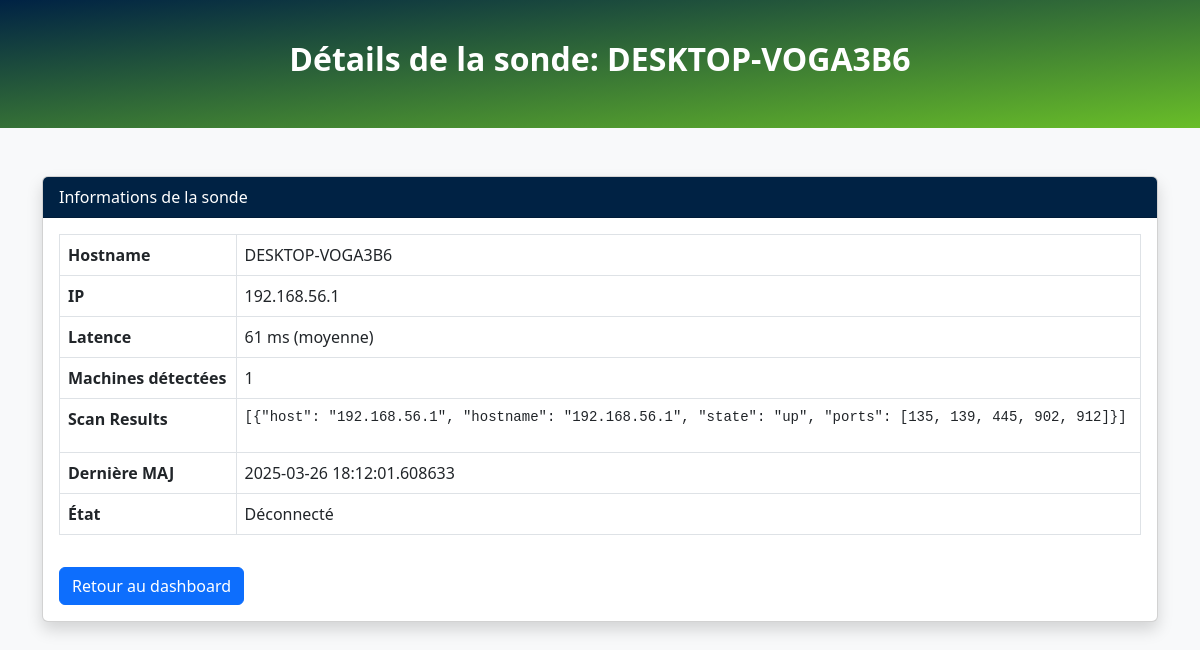
/harvester/27, run on the app's committed database.
### app/models/harvester.py (models this page shows)
class HarvesterData(db.Model):
    id = db.Column(db.Integer, primary_key=True)
    hostname = db.Column(db.String(128))
    ip = db.Column(db.String(45))
    latency = db.Column(db.String(64))
    nb_machines = db.Column(db.Integer)
    scan_results = db.Column(db.Text)
    version = db.Column(db.String(10))
    last_updated = db.Column(db.DateTime, default=datetime.utcnow)

### app/views/routes.py (the view)
@views_bp.route("/harvester/<int:harvester_id>")
def harvester_detail(harvester_id):
    harvester = HarvesterData.query.get(harvester_id)
    if not harvester:
        abort(404)
    threshold = timedelta(minutes=5)
    now = datetime.utcnow()
    status = "Connecté" if now - harvester.last_updated < threshold else "Déconnecté"
    harvester_data = {
        "id": harvester.id,
        "hostname": harvester.hostname,
        "ip": harvester.ip,
        "latency": harvester.latency,
        "nb_machines": harvester.nb_machines,
        "scan_results": harvester.scan_results,
        "last_updated": harvester.last_updated,
        "status": status
    }
    return render_template("harvester_detail.html", harvester=harvester_data)

### app/templates/harvester_detail.html (shortened to what this page needs)
<!DOCTYPE html>
<html lang="fr">
<head>
    <link rel="stylesheet" href="https://cdn.jsdelivr.net/npm/bootstrap@5.3.0/dist/css/bootstrap.min.css">
</head>
<body class="bg-light">
<div class="hero">
  <h1>Détails de la sonde: {{ harvester.hostname }}</h1>
</div>
<div class="container mt-5">
    <div class="card shadow">
      <div class="card-header">
        Informations de la sonde
      </div>
      <div class="card-body">
        <table class="table table-bordered">
            <tr>
                <th>Hostname</th>
                <td>{{ harvester.hostname }}</td>
            </tr>
            <tr>
                <th>IP</th>
                <td>{{ harvester.ip }}</td>
            </tr>
            <tr>
                <th>Latence</th>
                <td>{{ harvester.latency }}</td>
            </tr>
            <tr>
                <th>Machines détectées</th>
                <td>{{ harvester.nb_machines }}</td>
            </tr>
            <tr>
                <th>Scan Results</th>
                <td><pre>{{ harvester.scan_results }}</pre></td>
            </tr>
            <tr>
                <th>Dernière MAJ</th>
                <td>{{ harvester.last_updated }}</td>
            </tr>
            <tr>
                <th>État</th>
                <td>{{ harvester.status }}</td>
            </tr>
        </table>
        <a href="{{ url_for('views.index') }}" class="btn btn-primary mt-3">Retour au dashboard</a>
      </div>
    </div>
</div>
</body>
</html>

### app/templates/harvester_detail.html (style rules this page uses)
:root { --navy: #002244; --green: #69BE28; --white: #FFFFFF; }
.hero { background: linear-gradient(to bottom right, var(--navy), var(--green)); color: var(--white); padding: 40px 20px; text-align: center; }
.hero h1 { font-size: 2rem; font-weight: 700; margin-bottom: 10px; }
.card-header { background-color: var(--navy); color: var(--white); }
pre { white-space: pre-wrap; word-wrap: break-word; max-width: 100%; }

### data on the page
HarvesterData: hostname "DESKTOP-VOGA3B6", ip "192.168.56.1", latency "61 ms (moyenne)", scan_results "[{\"host\": \"192.168.56.1\", \"hostname\": \"192.168.56.1\", \"state\": \"up\", \"ports\": [135, 139, 445, 902, 912]}]", last_updated "2025-03-26 18:12:01.608633"

### other printed values
{{ harvester.nb_machines }} "1"
{{ harvester.status }} "Déconnecté"
